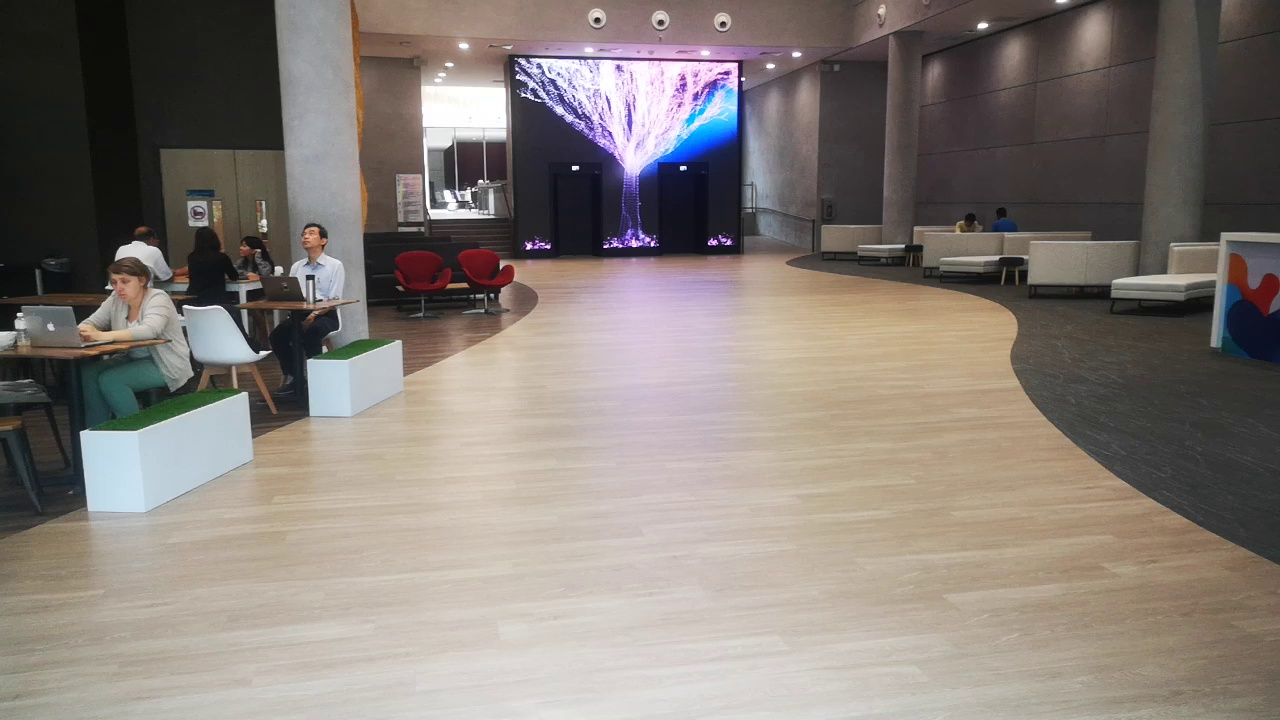
#> input picture data/frame0.jpg, 1280 x 720 px
$ python ORB-loop.py
#> lines starting #> are read from the running program, lines starting #| are printed output that depends on the picture
import os
import cv2
import numpy as np
img1 = cv2.imread("data/frame0.jpg", cv2.IMREAD_GRAYSCALE)
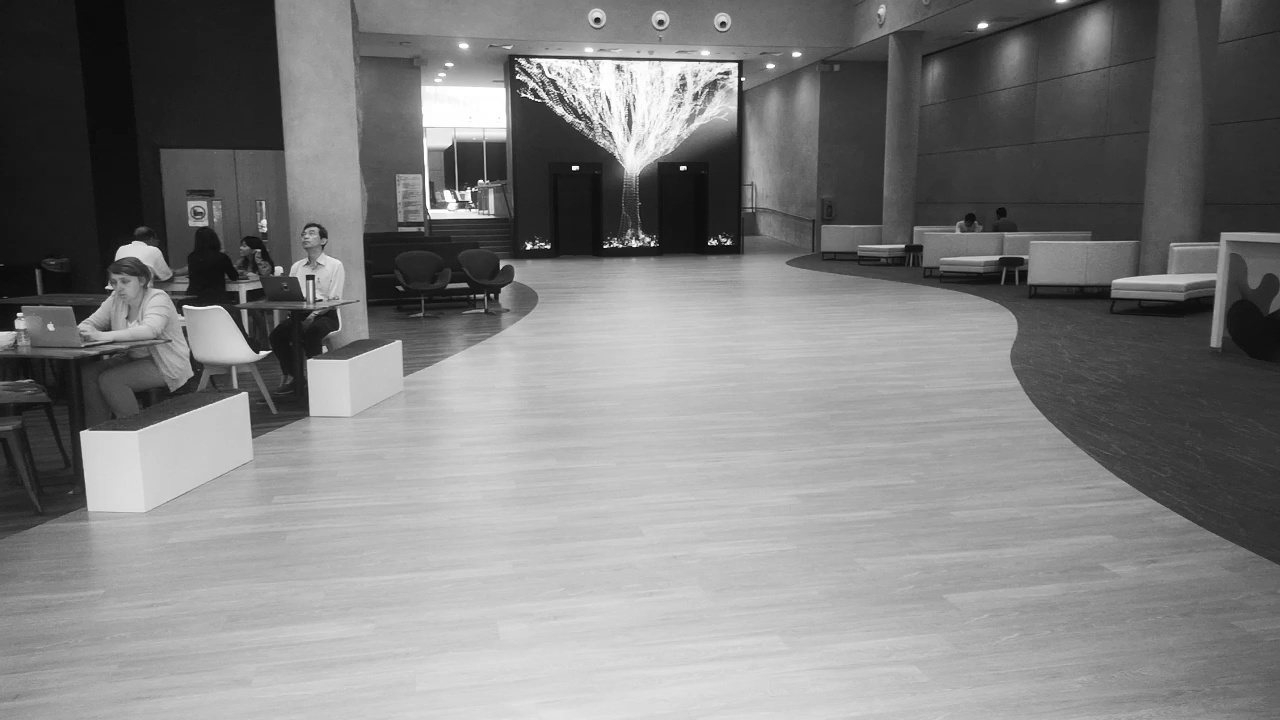
#> img1: shape (720, 1280); min 1, max 255, mean 127
match =[]
for _, dirnames, filenames_orb in os.walk(r'C:\Users\ISEV113\Downloads\indoor_nav\new_img'):
    for i in filenames_orb:
        img3 = cv2.imread(r'C:\Users\ISEV113\Downloads\indoor_nav\new_img/'+str(i))
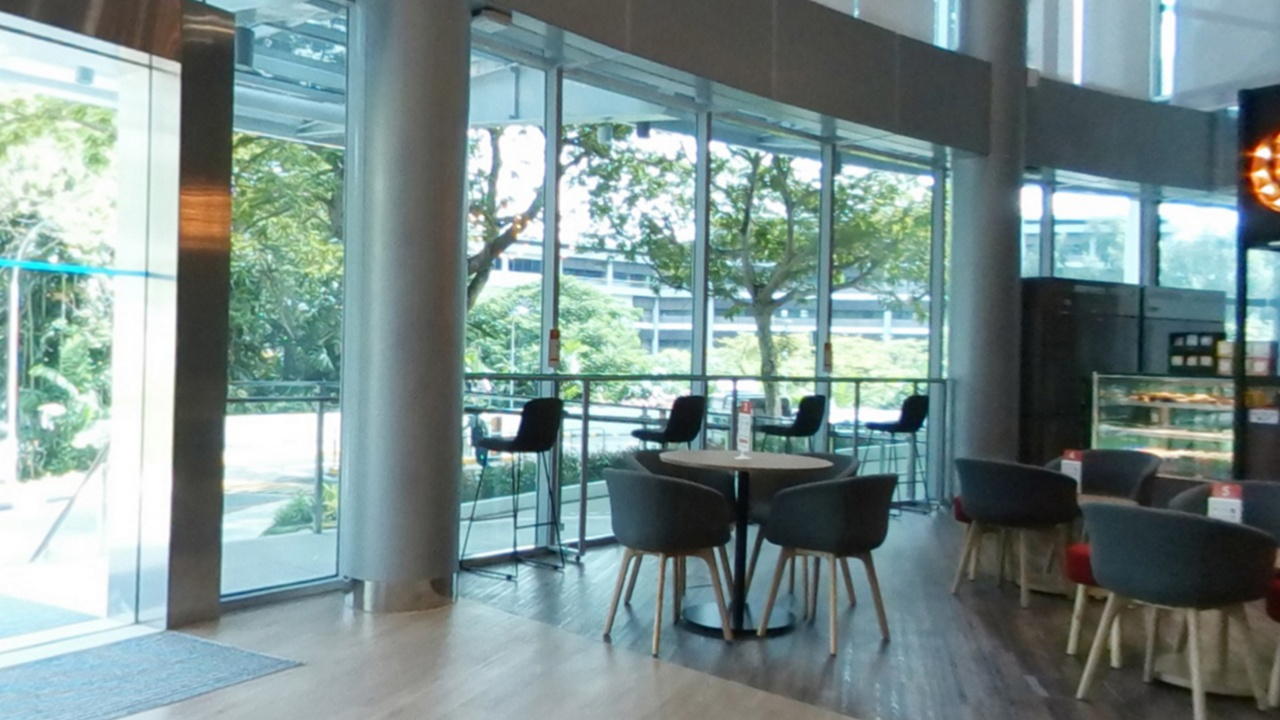
#> input picture new_img/frameL01P01.jpg120.jpg, 1280 x 720 px, found by its file name
#> img3 is the input picture: shape (720, 1280, 3); mean B, G, R 141.3, 142.4, 122.9
        orb = cv2.ORB_create()
        kp1, des1 = orb.detectAndCompute(img1, None)
#> kp1 = 500 keypoints; strongest (x, y, size): (572, 168, 31), (573, 166, 31), (680, 167, 31), (685, 167, 31)
        kp2, des2 = orb.detectAndCompute(img3, None)
#> kp2 = 500 keypoints; strongest (x, y, size): (892, 416, 111.1), (635, 433, 64.3), (896, 418, 92.6), (634, 434, 53.6)
# Brute Force Matching
        bf = cv2.BFMatcher(cv2.NORM_HAMMING, crossCheck=True)
        matches = bf.match(des1, des2)
#> matches = 134 matches
        matches = sorted(matches, key = lambda x:x.distance)
        match.append(len(matches))
        print(int(len(matches)))
#| 134
        mat=(max(match))
#> mat = 134
        if (len(matches)==mat):
            print(i)


img1 = cv2.imread("data/frame0.jpg", cv2.IMREAD_GRAYSCALE)
img2 = cv2.imread("new_img/frame.jpg", cv2.IMREAD_GRAYSCALE)
# ORB Detector
orb = cv2.ORB_create()
kp1, des1 = orb.detectAndCompute(img1, None)
kp2, des2 = orb.detectAndCompute(img2, None)
#> kp2 = (); des2 = None
# Brute Force Matching
bf = cv2.BFMatcher(cv2.NORM_HAMMING, crossCheck=True)
#> (the run stopped early here; a loop or call above may not have finished)
